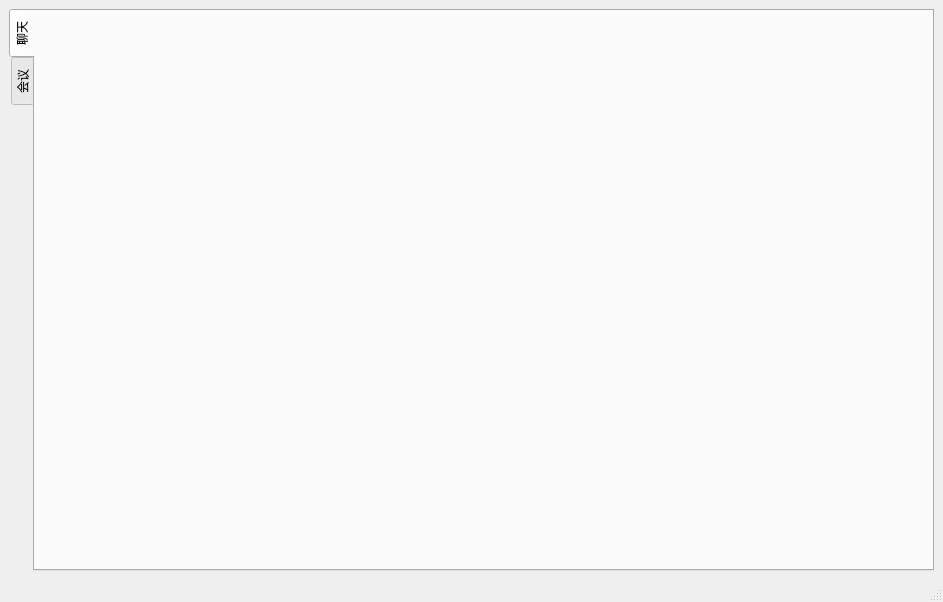
<?xml version="1.0" encoding="UTF-8"?>
<ui version="4.0">
 <class>UsrMenu</class>
 <widget class="QMainWindow" name="UsrMenu">
  <property name="geometry">
   <rect>
    <x>0</x>
    <y>0</y>
    <width>943</width>
    <height>602</height>
   </rect>
  </property>
  <property name="windowTitle">
   <string>MainWindow</string>
  </property>
  <widget class="QWidget" name="centralwidget">
   <layout class="QVBoxLayout" name="verticalLayout">
    <item>
     <widget class="QTabWidget" name="tabWidget">
      <property name="tabPosition">
       <enum>QTabWidget::West</enum>
      </property>
      <property name="tabShape">
       <enum>QTabWidget::Rounded</enum>
      </property>
      <property name="currentIndex">
       <number>0</number>
      </property>
      <property name="elideMode">
       <enum>Qt::ElideNone</enum>
      </property>
      <property name="usesScrollButtons">
       <bool>true</bool>
      </property>
      <widget class="QWidget" name="tab_chatInfo">
       <attribute name="title">
        <string>聊天</string>
       </attribute>
      </widget>
      <widget class="QWidget" name="tab_meetingInfo">
       <attribute name="title">
        <string>会议</string>
       </attribute>
      </widget>
     </widget>
    </item>
   </layout>
  </widget>
  <widget class="QMenuBar" name="menubar">
   <property name="geometry">
    <rect>
     <x>0</x>
     <y>0</y>
     <width>943</width>
     <height>25</height>
    </rect>
   </property>
  </widget>
  <widget class="QStatusBar" name="statusbar"/>
 </widget>
 <resources/>
 <connections/>
</ui>
